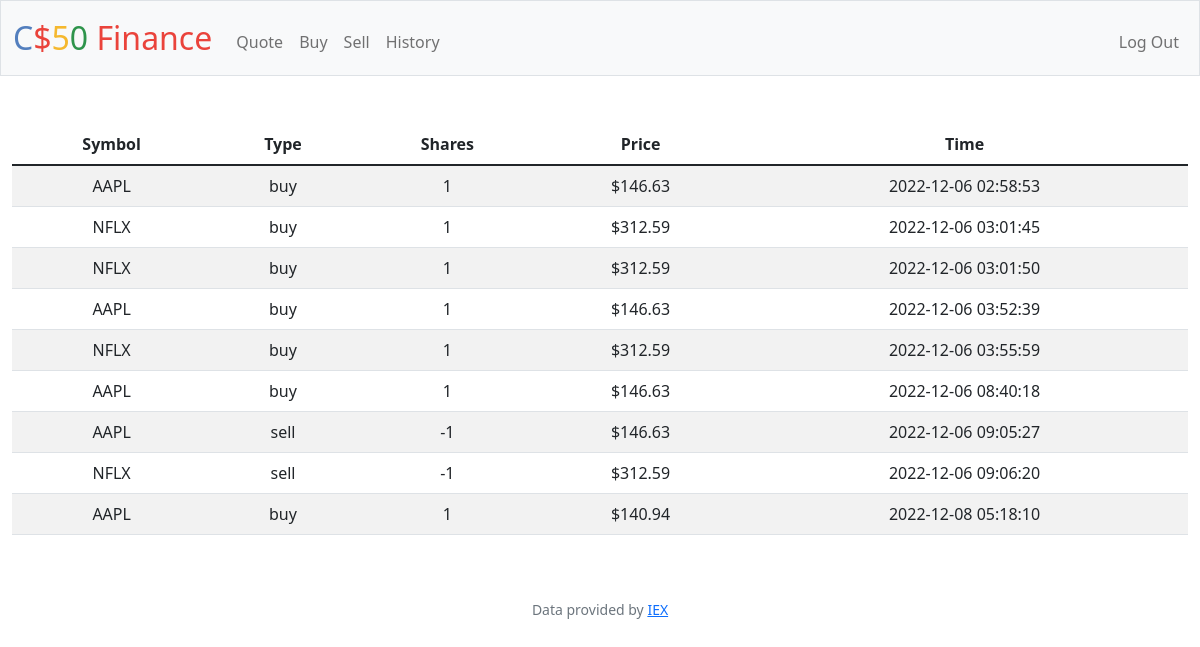
Page /history (signed in) on the earlier database version.
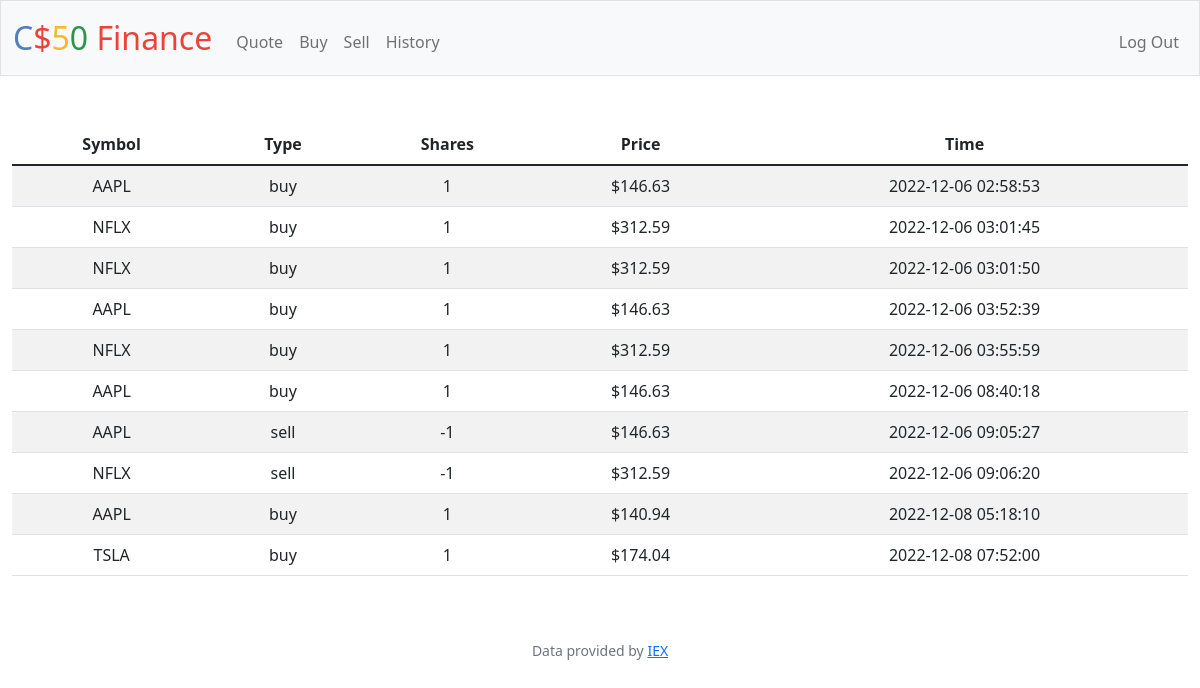
Same page on the later database version.
### tables this page shows
CREATE TABLE transactions(
    id INTEGER PRIMARY KEY AUTOINCREMENT,
    user_id INTEGER NOT NULL, 
    name TEXT NOT NULL, 
    shares INTEGER NOT NULL, 
    price NUMERIC NOT NULL, 
    type TEXT NOT NULL, 
    symbol TEXT NOT NULL, 
    time TIMESTAMP DEFAULT CURRENT_TIMESTAMP, 
    FOREIGN KEY(user_id) REFERENCES users(id)
);

### app.py (the view)
@app.route("/history")
@login_required
def history():
    uid = session["user_id"]
    hist = db.execute("SELECT type, symbol, price, shares, time FROM transactions WHERE user_id = ?", uid)
    return render_template("history.html", histo=hist, usd=usd)

### app.py (called while the page is built)
@app.after_request
def after_request(response):
    response.headers["Cache-Control"] = "no-cache, no-store, must-revalidate"
    response.headers["Expires"] = 0
    response.headers["Pragma"] = "no-cache"
    return response

### helpers.py (called while the page is built)
def login_required(f):
    @wraps(f)
    def decorated_function(*args, **kwargs):
        if session.get("user_id") is None:
            return redirect("/login")
        return f(*args, **kwargs)
    return decorated_function

def usd(value):
    return f"${value:,.2f}"

### templates/history.html (shortened to what this page needs)
{% extends "layout.html" %}
{% block main %}
<table class="table table-striped">
    <thead>
        <tr>
            <th>Symbol</th>
            <th>Type</th>
            <th>Shares</th>
            <th>Price</th>
            <th>Time</th>
        </tr>
    </thead>
    <tbody>
        {% for transact in histo %}
        <tr>
            <td>{{ transact["symbol"].upper()}}</td>
            <td>{{ transact["type"]}}</td>
            <td>{{ transact["shares"]}}</td>
            <td>{{ usd(transact["price"]) }}</td>
            <td>{{ transact["time"]}}</td>
        </tr>
        {% endfor %}
</table>
{% endblock %}

Differences in the rows shown:
added transactions: price "$174.04"
